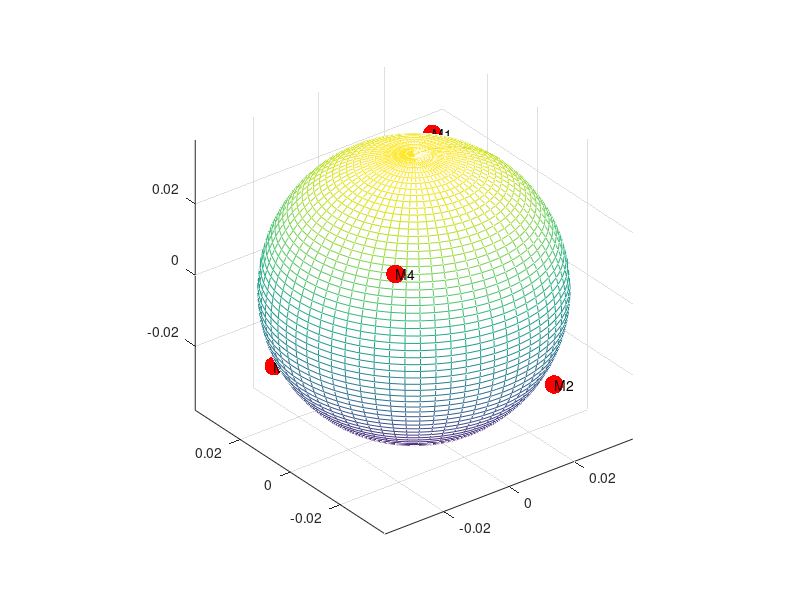

Here is the MATLAB script that generated this plot: (Note: this script raises an error after producing the figure.)
%% Translate the correspondance between DoA and delay
% Author: Shuai SUN, 13/12/2020

clc; clear all; close all;

% define the four sensors in sephical coordinate (phi, thea, rho)
a1 = 0.:0.1:2*pi;
R = .038;
fi = 0:0.05:pi;
x1 = R*cos(a1(:))*sin(fi(:))';
y1 = R*sin(a1(:))*sin(fi(:))';
z1 = R*ones(size(a1(:)))*cos(fi(:))';

m1 = [45, 35, 0.042];
m2 = [-45, -35, 0.042];
m3 = [135, -35, 0.042];
m4 = [-135, 35, 0.042];

phi = [45, -45, 135, -135];
thea = [35, -35, -35, 35];
r = [0.042, .042, .042, .042];

[X, Y, Z] = sph2cart(deg2rad(phi),deg2rad(thea), r);

figure;
mesh(x1, y1, z1); hold on;
axis equal
for i = 1:4
    plot3(X(i), Y(i), Z(i), 'r.', 'MarkerSize', 40); hold on;
    xt = strcat('M', mat2str(i));
    text(X(i), Y(i), Z(i), xt);
end

%% define the source location (change it to see the difference)
r_s = 2;
phi_s = -60;
thea_s = 10;

azimuth_pertubation = -20:1:20;
elevation_pertubation = -20:1:20;
% store the results
error_azimuth_only = zeros(6, length(azimuth_pertubation));
error_elevation_only = zeros(6, length(elevation_pertubation));
error_both = zeros(length(azimuth_pertubation), length(elevation_pertubation), 6);

% fix elevation
delay_baseline = delay_compute(r_s, phi_s, thea_s);

for k=1:length(azimuth_pertubation)
    delay_current = delay_compute(r_s, phi_s+azimuth_pertubation(k), thea_s);
    error_azimuth_only(:, k) = delay_baseline-delay_current;
end
figure;
for m=1:6
    plot(azimuth_pertubation, error_azimuth_only(m, :), 'o-', 'MarkerSize', 3); hold on;
end
legend('M1-M2', 'M1-M3', 'M1-M4', 'M2-M3', 'M2-M4', 'M3-M4');
xlabel('Azimuth difference (degree)');
ylabel('Delay difference (sample)');
title('Only azimuth is altered');
% fix azimuth
for k=1:length(elevation_pertubation)
    delay_current = delay_compute(r_s, phi_s, thea_s+elevation_pertubation(k));
    error_elevation_only(:, k) = delay_baseline-delay_current;
end
figure;
for m=1:6
    plot(elevation_pertubation, error_elevation_only(m, :), 'o-', 'MarkerSize', 3); hold on;
end
legend('M1-M2', 'M1-M3', 'M1-M4', 'M2-M3', 'M2-M4', 'M3-M4');
xlabel('Elevation difference (degree)');
ylabel('Delay difference (sample)');
title('Only elevation is altered');
% pertube both
for k1=1:length(azimuth_pertubation)
    for k2=1:length(elevation_pertubation)
        delay_current = delay_compute(r_s, phi_s+azimuth_pertubation(k1), thea_s+elevation_pertubation(k2));
        error_both(k1, k2, :) = delay_baseline-delay_current;
    end
end
figure;
surf(azimuth_pertubation, elevation_pertubation, error_both(:, :, 1));
xlabel('Azimuth difference (degree)');
ylabel('Elevation difference (degree)');
zlabel('Delay difference (sample)');
title('M1-M2');

figure;
surf(azimuth_pertubation, elevation_pertubation, error_both(:, :, 2));
xlabel('Azimuth difference (degree)');
ylabel('Elevation difference (degree)');
zlabel('Delay difference (sample)');
title('M1-M3');

figure;
surf(azimuth_pertubation, elevation_pertubation, error_both(:, :, 3));
xlabel('Azimuth difference (degree)');
ylabel('Elevation difference (degree)');
zlabel('Delay difference (sample)');
title('M1-M4');


figure;
surf(azimuth_pertubation, elevation_pertubation, error_both(:, :, 4));
xlabel('Azimuth difference (degree)');
ylabel('Elevation difference (degree)');
zlabel('Delay difference (sample)');
title('M2-M3');


figure;
surf(azimuth_pertubation, elevation_pertubation, error_both(:, :, 5));
xlabel('Azimuth difference (degree)');
ylabel('Elevation difference (degree)');
zlabel('Delay difference (sample)');
title('M2-M4');

figure;
surf(azimuth_pertubation, elevation_pertubation, error_both(:, :, 6));
xlabel('Azimuth difference (degree)');
ylabel('Elevation difference (degree)');
zlabel('Delay difference (sample)');
title('M3-M4');

% Have a look at the max and min of the delay difference
max(reshape(error_both, 1, 41*41*6))
min(reshape(error_both, 1, 41*41*6))






